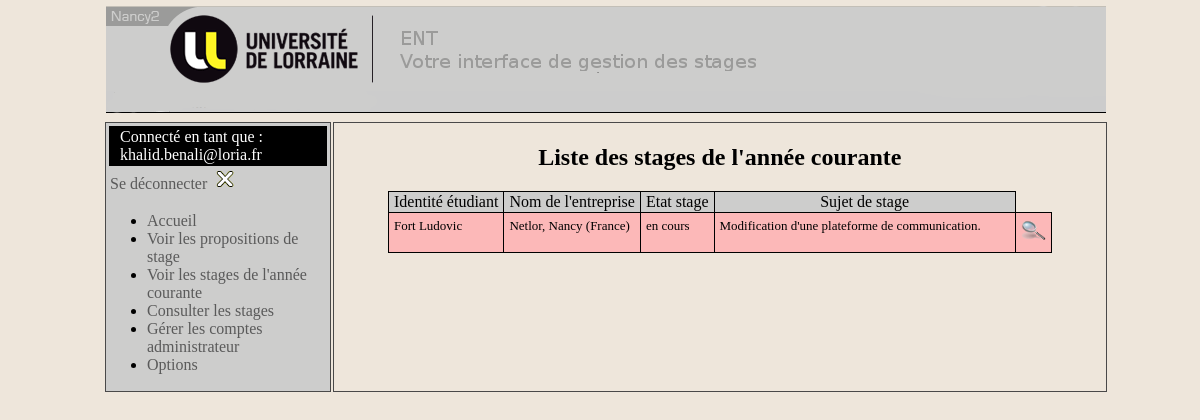
Screenshot of /?action=listeStageAnneeCourante (signed in) with the database file from the repository.
### tables this page shows
CREATE TABLE IF NOT EXISTS `stage` (
  `idstage` int(11) NOT NULL AUTO_INCREMENT,
  `identreprise` int(11) DEFAULT NULL,
  `idcontact` int(11) DEFAULT NULL,
  `idpromotion` int(11) DEFAULT NULL,
  `idproposition` int(11) NOT NULL,
  `idutilisateur` int(11) NOT NULL,
  `sujetstage` text,
  `titrestage` varchar(200) NOT NULL,
  `technostage` varchar(200) NOT NULL,
  `datevalidation` date DEFAULT NULL,
  `datedebut` date DEFAULT NULL,
  `datefin` date DEFAULT NULL,
  `datesoutenance` date DEFAULT NULL,
  `lieusoutenance` varchar(50) DEFAULT NULL,
  `etatstage` varchar(50) DEFAULT NULL,
  `noteobtenue` smallint(6) DEFAULT NULL,
  `appreciationobtenue` text,
  `remuneration` text,
  `embauche` tinyint(1) DEFAULT NULL,
  `dateembauche` date DEFAULT NULL,
  `respcivil` tinyint(1) DEFAULT NULL,
  PRIMARY KEY (`idstage`),
  KEY `fk_association_9` (`idpromotion`),
  KEY `fk_propositionstage` (`idproposition`),
  KEY `fk_stage_contact` (`idcontact`),
  KEY `fk_stage_entreprise` (`identreprise`),
  KEY `fk_utilistateur_stage` (`idutilisateur`)
);

CREATE TABLE IF NOT EXISTS `utilisateur` (
  `idutilisateur` int(11) NOT NULL AUTO_INCREMENT,
  `idpromotion` int(11) NOT NULL,
  `mailutilisateur` varchar(50) DEFAULT NULL,
  `passwordutilisateur` varchar(50) DEFAULT NULL,
  `passwordutilisateurtmp` varchar(50) NOT NULL,
  `nomutilisateur` varchar(50) DEFAULT NULL,
  `prenomutilisateur` varchar(50) DEFAULT NULL,
  `numetudiant` varchar(50) DEFAULT NULL,
  `idConfirmationMail` varchar(100) NOT NULL,
  `admin` tinyint(1) DEFAULT NULL,
  PRIMARY KEY (`idutilisateur`),
  KEY `fk_utilisateurpromotion` (`idpromotion`)
);

CREATE TABLE IF NOT EXISTS `entreprise` (
  `identreprise` int(11) NOT NULL AUTO_INCREMENT,
  `nomentreprise` varchar(50) DEFAULT NULL,
  `adresseentreprise` varchar(200) DEFAULT NULL,
  `villeentreprise` varchar(50) DEFAULT NULL,
  `codepostalentreprise` varchar(50) DEFAULT NULL,
  `paysentreprise` varchar(50) DEFAULT NULL,
  `numerotelephone` varchar(50) DEFAULT NULL,
  `numerosiret` varchar(17) DEFAULT NULL,
  `urlsiteinternet` varchar(50) DEFAULT NULL,
  `statutjuridique` varchar(50) DEFAULT NULL,
  PRIMARY KEY (`identreprise`)
);

### Pages/Controleur/ControleurResponsable.php (called while the page is built, shortened)
<?php
require_once RACINE_VUE . 'Afficheur.php';
require_once RACINE_VUE . 'VueMenuGauche.php';
require_once RACINE_VUE . 'VueCorpsResponsable.php';
require_once 'BDResponsable.php';
    function afficherListeStageAnneeCourante(){
        $utilisateur = $_SESSION['modeleUtilisateur'];
        $promotion = $utilisateur->getIdPromotion();
        $tabStage = BDResponsable::rechercherStageAnneeCourante($promotion);
        $corps = genererListeStageAnneeCourante($tabStage);
    }
?>

### Pages/Controleur/ControleurPrincipal.php (called while the page is built, shortened)
<?php
require_once RACINE_CONTROLEUR . 'ControleurResponsable.php';
call_action();
function verifierAutorisationAction($action) {
    if (isset($_SESSION['connecte'])) {
        if ($_SESSION['connecte'] == 1) {
            $utilisateur = $_SESSION['modeleUtilisateur'];
            if ($utilisateur->getAdmin()) {
                if ($action == "listePropositionStageResponsable") {
                    return $action;
                } else if ($action == "detailProp") {
                    return $action;
                } else if ($action == "validerProp") {
                    return $action;
                } else if ($action == 'detailStage') {
                    return $action;
                } else if ($action == "editerStage") {
                    return $action;
                } else if ($action == "listeStageAnneeCourante") {
                    return $action;
                } else if ($action == "listeStages") {
                    return $action;
                } else if ($action == "gererCompteAdmin") {
                    return $action;
                } else if ($action == "accesDonneesEtudiants") {
                    return $action;
                } else if ($action == "pagePrincipale") {
                    return $action;
                } else if ($action == "connexion") {
                    return $action;
                } else if ($action == "deconnexion") {
                    return $action;
                } else if ($action == "ajouterAdmin") {
                    return $action;
                } else if ($action == "validerModifStage") {
                    return $action;
                } else if ($action == "modifierAdmin") {
                    return $action;
                } else if ($action == "modifierAdminEtape2") {
                    return $action;
                } else if ($action == "supprimerAdmin") {
                    return $action;
                } else if ($action == "option") {
                    return $action;
                } else if ($action == "gererPromotion") {
                    return $action;
                } else if ($action == "telechargement") {
                    return $action;
                } else {
                    return "pagePrincipaleResponsable";
                }
            }
        }
    }
}
function call_action() {
    $action = '';
    if (!isset($_REQUEST['action'])) {
        $action = 'afficherAccueil';
    } else {
        $action = $_REQUEST['action'];
        $action = verifierAutorisationAction($action);
        switch ($action) {
            case 'listeStageAnneeCourante' :
                $action = 'afficherListeStageAnneeCourante';
                break;
        }
    }
    $action();
}
?>

### index.php (called while the page is built, shortened)
<?php
    require_once RACINE_CONTROLEUR.'ControleurPrincipal.php' ;
?>

### Pages/Modele/ModeleStage.php (called while the page is built, shortened)
<?php
class ModeleStage {
    private $idstage;
    private $etatstage;
    private $titreStage;
    private $utilisateur;
    private $entreprise;
    function __construct($idstage, $identreprise, $idcontact, $sujetstage, $datevalidation, $datedebut, $datefin, $datesoutenance, $lieusoutenance, $etatstage, $noteobtenue, $appreciationobtenue, $remuneration, $embauche, $dateembauche, $utilisateur, $entreprise, $contact, $promotion, $respcivil, $titreStage, $technoStage) {
        $this->idstage = $idstage;
        $this->etatstage = $etatstage;
        $this->utilisateur = $utilisateur;
        $this->entreprise = $entreprise;
        $this->titreStage = $titreStage;
    }
    public function getTitreStage() {
        return $this->titreStage;
    }
    public function getIdstage() {
        return $this->idstage;
    }
    public function getEtatstage() {
        return $this->etatstage;
    }
    public function getUtilisateur() {
        return $this->utilisateur;
    }
    public function getEntreprise() {
        return $this->entreprise;
    }
}
?>

### Pages/Modele/ModeleUtilisateur.php (called while the page is built, shortened)
    <?php
    class ModeleUtilisateur {
        private $prenom ;
        private $nom ;
        function __construct($id, $promotion, $numeroetudiant, $prenom, $nom, $mail, $admin, $idpromotion) {
            $this->prenom = $prenom;
            $this->nom = $nom;
        }
        public function getPrenom() {
            return $this->prenom;
        }
        public function getNom() {
            return $this->nom;
        }
    }
?>

### BDResponsable.php (called while the page is built, shortened)
<?php
require_once RACINE_MODELE . 'ModeleEntreprise.php';
require_once RACINE_MODELE . 'ModeleStage.php';
require_once RACINE_MODELE . 'ModeleUtilisateur.php';
class BDResponsable {
    public static function rechercherStageAnneeCourante($promotion){
        $tabStage = null;
        $i=0;
        $mois = date("m");
        $annee = date("Y");
        $requete = "SELECT s.idstage, s.etatstage, s.datevalidation, u.nomutilisateur,
                    u.prenomutilisateur, e.nomentreprise, e.villeentreprise, e.paysentreprise,
                    s.titrestage, pr.nompromotion
                    FROM stage s, entreprise e, utilisateur u, promotion pr
                    WHERE u.idutilisateur = s.idutilisateur
                    AND u.idpromotion = pr.idpromotion
                    AND u.idpromotion = $promotion
                    AND s.identreprise = e.identreprise";
        if ($mois > 9){
            $requete .= " AND datevalidation > DATE('".$annee."-09-01')";
        }else{
            $requete .= " AND datevalidation > DATE('".($annee-1)."-09-01')";
        }
        $retour = mysql_query($requete) or die(mysql_error());
        while ($tableau = mysql_fetch_array($retour)) {
            $promotion = new ModelePromotion(null, $tableau['nompromotion'], null);
            $etudiant = new ModeleUtilisateur(null, null, null, $tableau['prenomutilisateur'], $tableau['nomutilisateur'], null, null, NULL);
            $entreprise = new ModeleEntreprise(null, $tableau['nomentreprise'], null, $tableau['villeentreprise'], null, $tableau['paysentreprise'], null, null, null, null);
            $tabStage[$i] = new ModeleStage($tableau['idstage'], null, null, null, $tableau['datevalidation'], null, null, null, null, $tableau['etatstage'], null, null, null, null, null, $etudiant, $entreprise, null, $promotion,null, $tableau['titrestage'], null);
            $i++;
        }
        return $tabStage;
    }
}
?>

### Pages/Modele/ModeleEntreprise.php (called while the page is built, shortened)
<?php
    class ModeleEntreprise {
        private $nom ;
        private $ville ;
        private $pays ;
        function __construct($id, $nom, $adresse, $ville, $codePostal, $pays, $numeroTelephone, $numeroSiret, $urlSiteInternet, $statutJuridique) {
            $this->nom = $nom;
            $this->ville = $ville;
            $this->pays = $pays;
        }
        public function getNom() {
            return $this->nom;
        }
        public function getVille() {
            return $this->ville;
        }
        public function getPays() {
            return $this->pays;
        }
    }
?>

### Pages/Vue/VueCorpsResponsable.php (the view, shortened to what this page needs)
<?php
function genererListeStageAnneeCourante($tabStage) {
    $corps = "<td id = \"corps\">
            <h2>Liste des stages de l'ann&eacute;e courante</h2>
                <table class=\"tab_prop_stage\">
                    <tr>
                        <td class=\"entete_tab_prop_stage\">
                            Identit&eacute; &eacute;tudiant
                        </td>
                        <td class=\"entete_tab_prop_stage\">
                            Nom de l'entreprise
                        </td>
                        <td class=\"entete_tab_prop_stage\">
                            Etat stage
                        </td>
                        <td class=\"entete_tab_prop_stage_resume\">
                            Sujet de stage
                        </td>
                    </tr>
            ";
    if ($tabStage != null) {
        foreach ($tabStage as $stage) {
            if($stage->getEtatstage() == "valide"){
                $corps = $corps . "
                        <tr>
                            <td class=\"valide\">" . $stage->getUtilisateur()->getNom()." ".$stage->getUtilisateur()->getPrenom()
                    . "</td>
                            <td class=\"valide\">" . $stage->getEntreprise()->getNom() . ", " . $stage->getEntreprise()->getVille() . " (" . $stage->getEntreprise()->getPays() . ")"
                    . "</td>
                            <td class=\"valide\">" . $stage->getEtatstage()
                    . "</td>
                            <td class=\"valide\">" . $stage->getTitreStage()
                    . "</td>
                            <td class=\"valide\"><a href=\"" . RACINE . "?action=detailStage&idstage=" . $stage->getIdstage() . "\"><img src=\"".RACINE_IMAGE."loupe.png\" alt=\"loupe\"/></a>
                            </td>
                     </tr>";
            }else{
                $corps = $corps . "
                        <tr>
                            <td class=\"en_cours\">" . $stage->getUtilisateur()->getNom()." ".$stage->getUtilisateur()->getPrenom()
                    . "</td>
                            <td class=\"en_cours\">" . $stage->getEntreprise()->getNom() . ", " . $stage->getEntreprise()->getVille() . " (" . $stage->getEntreprise()->getPays() . ")"
                    . "</td>
                            <td class=\"en_cours\">" . $stage->getEtatstage()
                    . "</td>
                            <td class=\"en_cours\">" . $stage->getTitreStage()
                    . "</td>
                            <td class=\"en_cours\"><a href=\"" . RACINE . "?action=detailStage&idstage=" . $stage->getIdstage() . "\"><img src=\"".RACINE_IMAGE."loupe.png\" alt=\"loupe\"/></a>
                            </td>
                     </tr>";
            }
        }
        $corps .= "</table>";
    }
    $corps .= "</td>
                </tr>
            </table>";
    return $corps;
}
?>

### Styles/index.css (style rules this page uses)
body { margin: 0 auto 0 auto; width: 1000px; height: 100% ; background-color: #eee6db; }
h2 { text-align: center; color: black; }
#corps { padding-left: 10px; padding-right: 10px; border: 1px solid #494949; width: 820px; vertical-align: top; }
a { text-decoration: none; border: none; color:#5a5a5a; }
a img { text-decoration: none; border:0; }

### Styles/site.css (style rules this page uses)
.tab_prop_stage { margin: 0 auto 0 auto; border-collapse: collapse; }
.entete_tab_prop_stage { background-color: #cdcdcc; border: 1px solid black; text-align: center; padding-left: 5px; padding-right: 5px; }
.entete_tab_prop_stage_resume { background-color: #cdcdcc; border: 1px solid black; text-align: center; padding-left: 5px; padding-right: 5px; width: 290px; }
.en_cours { border: 1px solid black; border-collapse: collapse; padding: 5px ; vertical-align: top; font-size: 13px; background-color: #FCB8B8; }

### rows the page displays
stage: idutilisateur.nomutilisateur "Fort", idutilisateur.prenomutilisateur "Ludovic", identreprise.nomentreprise "Netlor", identreprise.villeentreprise "Nancy", identreprise.paysentreprise "France", etatstage "en cours", titrestage "Modification d'une plateforme de communication."

### other values shown
$_SESSION['login'] "khalid.benali@loria.fr"
